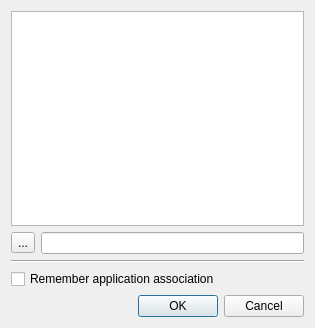
<?xml version="1.0" encoding="UTF-8"?>
<ui version="4.0">
 <class>OpenWithDlg</class>
 <widget class="QDialog" name="OpenWithDlg">
  <property name="geometry">
   <rect>
    <x>0</x>
    <y>0</y>
    <width>315</width>
    <height>328</height>
   </rect>
  </property>
  <property name="windowTitle">
   <string>Open With</string>
  </property>
  <layout class="QGridLayout" name="gridLayout">
   <item row="0" column="0" colspan="2">
    <widget class="QTreeWidget" name="treeWidget">
     <attribute name="headerVisible">
      <bool>false</bool>
     </attribute>
     <column>
      <property name="text">
       <string notr="true">Name</string>
      </property>
     </column>
    </widget>
   </item>
   <item row="3" column="0" colspan="2">
    <widget class="Line" name="line">
     <property name="orientation">
      <enum>Qt::Horizontal</enum>
     </property>
    </widget>
   </item>
   <item row="1" column="1">
    <widget class="QLineEdit" name="lineEdit"/>
   </item>
   <item row="5" column="0" colspan="2">
    <widget class="QDialogButtonBox" name="buttonBox">
     <property name="orientation">
      <enum>Qt::Horizontal</enum>
     </property>
     <property name="standardButtons">
      <set>QDialogButtonBox::Cancel|QDialogButtonBox::Ok</set>
     </property>
    </widget>
   </item>
   <item row="1" column="0">
    <widget class="QToolButton" name="toolButton">
     <property name="text">
      <string>...</string>
     </property>
    </widget>
   </item>
   <item row="4" column="0" colspan="2">
    <widget class="QCheckBox" name="checkBoxConfirm">
     <property name="text">
      <string>Remember application association</string>
     </property>
    </widget>
   </item>
  </layout>
 </widget>
 <resources/>
 <connections>
  <connection>
   <sender>buttonBox</sender>
   <signal>accepted()</signal>
   <receiver>OpenWithDlg</receiver>
   <slot>accept()</slot>
   <hints>
    <hint type="sourcelabel">
     <x>252</x>
     <y>323</y>
    </hint>
    <hint type="destinationlabel">
     <x>157</x>
     <y>274</y>
    </hint>
   </hints>
  </connection>
  <connection>
   <sender>buttonBox</sender>
   <signal>rejected()</signal>
   <receiver>OpenWithDlg</receiver>
   <slot>reject()</slot>
   <hints>
    <hint type="sourcelabel">
     <x>310</x>
     <y>323</y>
    </hint>
    <hint type="destinationlabel">
     <x>286</x>
     <y>274</y>
    </hint>
   </hints>
  </connection>
 </connections>
</ui>
